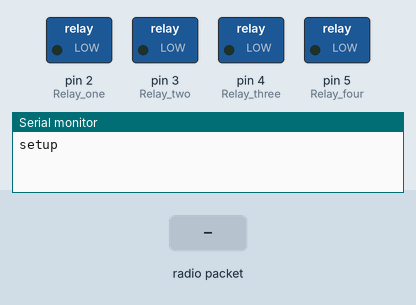
Simulated run of this sketch. Board: Arduino Uno, built with avr-gcc and run on an emulated ATmega328P. On the bench: switched loads named in the sketch (green lamp = pin HIGH), the last lines printed to the serial monitor. The test bench sets the inputs (shaded band). No radio packets arrive unless stated.

Above: at 1.2 s.
1.3 s: radio packet "A" arrives
At 2.3 s:
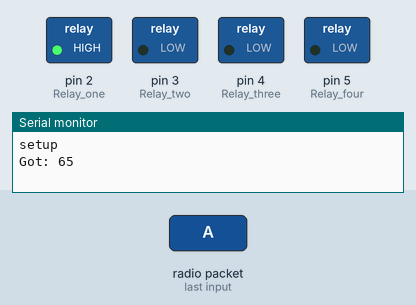
2.8 s: radio packet "B" arrives
At 3.5 s:
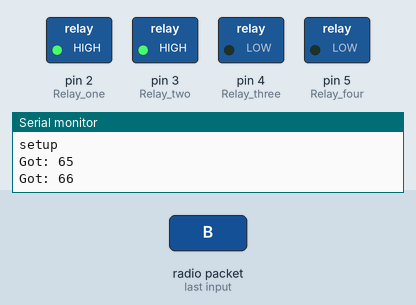
4.3 s: radio packet "C" arrives
At 4.6 s:
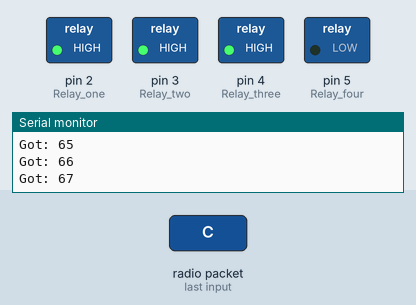
5.8 s: radio packet "D" arrives
At 7.0 s:
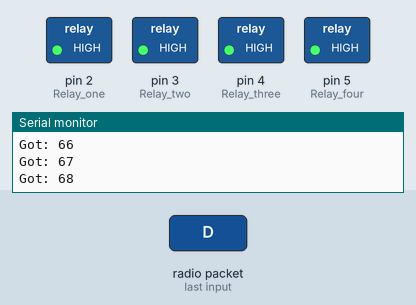
7.3 s: radio packet "A" arrives
At 8.1 s:
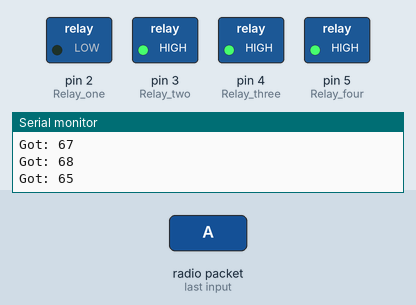
8.8 s: radio packet "B" arrives
At 9.2 s:
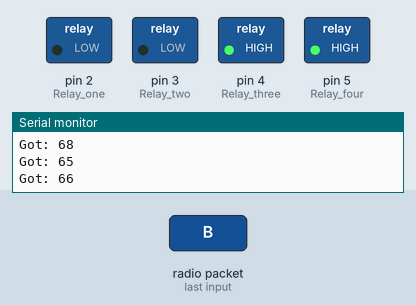
Timing chart, 0 to 11.3 s (numbered marks = the images above; inputs shaded):
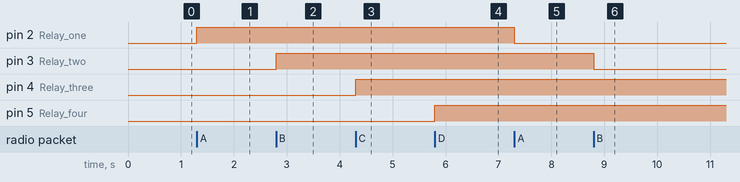

Measured:
- after the input at 1.3 s, pin 2 (Relay_one): LOW → HIGH at once
- after the input at 2.8 s, pin 3 (Relay_two): LOW → HIGH at once
- after the input at 4.3 s, pin 4 (Relay_three): LOW → HIGH at once
- after the input at 5.8 s, pin 5 (Relay_four): LOW → HIGH at once
- after the input at 7.3 s, pin 2 (Relay_one): HIGH → LOW at once
- after the input at 8.8 s, pin 3 (Relay_two): HIGH → LOW at once

The sketch:

Receiver.ino
```cpp
#include <VirtualWire.h>
int count;
void setup() {
  Serial.begin(9600);         // Debugging only
  Serial.println("setup");    //Prints "Setup" to the serial monitor
  vw_set_rx_pin(12);           //Sets pin D12 as the RX Pin
  vw_set_ptt_inverted(true);  // Required for DR3100
  vw_setup(4000);             // Bits per sec
  vw_rx_start();              // Start the receiver PLL running

  pinMode(2, OUTPUT);  //Relay one
  pinMode(3, OUTPUT);  //Relay two
  pinMode(4, OUTPUT);  //Relay three
  pinMode(5, OUTPUT);  //Relay four

  digitalWrite(2, LOW);
  digitalWrite(3, LOW);
  digitalWrite(4, LOW);
  digitalWrite(5, LOW);
}

void loop() {
  uint8_t buf[VW_MAX_MESSAGE_LEN];
  uint8_t buflen = VW_MAX_MESSAGE_LEN;
  if (vw_get_message(buf, &buflen))  // Non-blocking
  {
    int i;
    digitalWrite(13, true);  // Flash a light to show received good message
    // Message with a good checksum received, dump it.
    Serial.print("Got: ");

    for (i = 0; i < buflen; i++) {
      int c = (buf[i]);
      Serial.print(c);
      Serial.print(" ");
      if (c == 65) {
        digitalWrite(2, !digitalRead(2));
      }
      if (c == 66) {
        digitalWrite(3, !digitalRead(3));
      }

      if (c == 67) {
        digitalWrite(4, !digitalRead(4));
      }

      if (c == 68) {
        digitalWrite(5, !digitalRead(5));
      }
    }
    count++;
    // Serial.print(count);
    Serial.println("");
    digitalWrite(13, false);
  }
}
```
